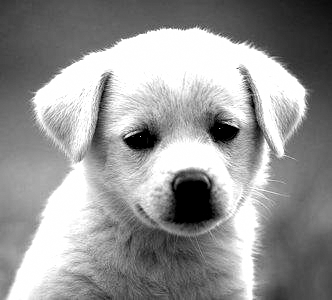
#> input picture denoised/high_contrast/high_contrast_gaussian_noise/gaussian_noise.png, 332 x 300 px; its folder holds 5 pictures in this run
$ python plot.py
#> lines starting #> are read from the running program, lines starting #| are printed output that depends on the picture
import matplotlib.pyplot as plt
import os

# Define the directory where images are stored
image_directory = '.'
image_filenames = os.listdir(image_directory)

# Define the substrings to search for in the filenames
substrings_order = ["original_high_contrast", "gaussian_noise.png", "gaussian_denoising", "wavelet_denoising",
                    "perona_malik_f1_denoising", "perona_malik_f2_denoising"]

# Initialize a list to store file paths in the correct order
ordered_file_paths = []

# Sort the files according to the defined order in 'substrings_order'
for substr in substrings_order:
    for filename in image_filenames:
        if substr in filename:
            ordered_file_paths.append(os.path.join(image_directory, filename))

# Assuming we have 6 images to display in a 3x2 grid
fig, axes = plt.subplots(3, 2, figsize=(12, 8))

# Remove the gaps between subplots
plt.subplots_adjust(wspace=0.1, hspace=0.1)

# List to keep track of the subplot indices
subplot_idx = [(0, 0), (0, 1), (1, 0), (1, 1), (2, 0), (2, 1)]

# Display each image in its respective subplot
for idx, file_path in zip(subplot_idx, ordered_file_paths):
    # Read the image
    image = plt.imread(file_path)
#> image is the input picture: shape (300, 332) float32; min 0, max 1, mean 0.587

    # Get the current subplot index
    i, j = idx

    # Show the image and remove axes
    axes[i, j].imshow(image, cmap='gray')
    axes[i, j].axis('off')

    # Optional: Set title (filename without extension)
    # axes[i, j].set_title(os.path.basename(file_path).split('.')[0], fontsize=8)
    axes[i, j].set_title(os.path.splitext(os.path.basename(file_path))[0], fontsize=8)

# Tight layout to maximize image display area
plt.tight_layout()

# Save the figure if needed
plt.savefig('high_contrast_gauss_noise_plot.png', dpi=300)
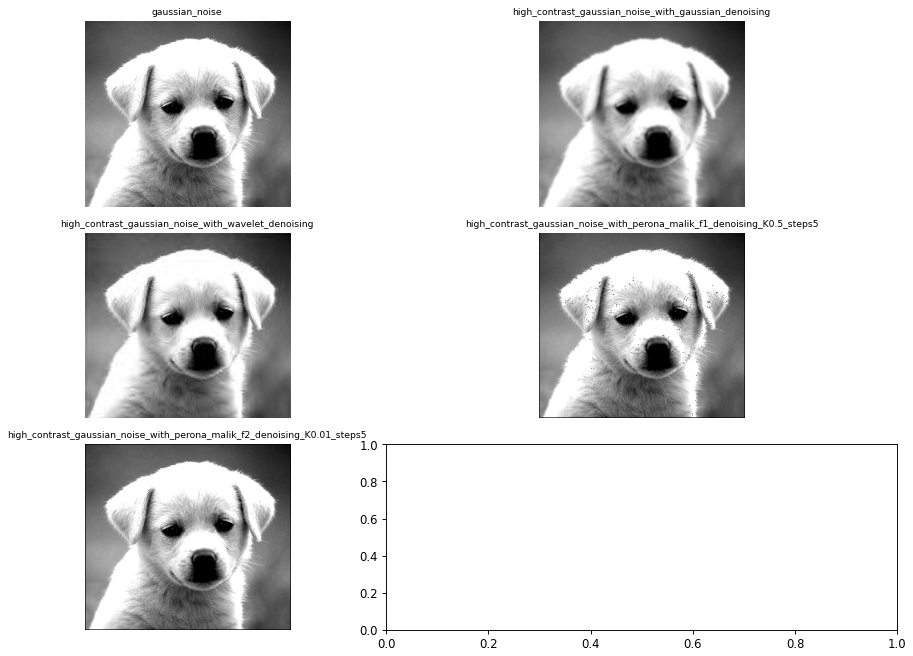
#> figure drawn by matplotlib, 5 panels

# Show the plot
plt.show()
